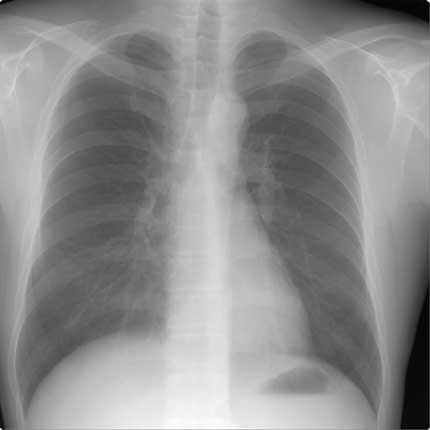
#> input picture Track1/Day1/histogramEqualizationExercise/chest-xray.jpg, 430 x 430 px
$ python histogramEditing.py
#> lines starting #> are read from the running program, lines starting #| are printed output that depends on the picture
#!/usr/bin/env python3
# -*- coding: utf-8 -*-
"""
Created on Tue Jun 23 11:04:35 2020

usage: python histogramEditing.py

@author: michellegreene
"""

# import the necessary libraries
import matplotlib
import matplotlib.pyplot as plt
import numpy as np
from skimage import img_as_float
from skimage import exposure
import skimage.io

matplotlib.rcParams['font.size'] = 8

# define plotting function
def plotImageAndHist(image, axes, bins=256):

    # load the image, convert to grayscale, and define axes
    image = img_as_float(image)
    axImg, axHist = axes
    axCDF = axHist.twinx()

    # display the image
    axImg.imshow(image, cmap=plt.cm.gray)
    axImg.set_axis_off()

    # display the histogram
    axHist.hist(image.ravel(), bins=bins, histtype='step', color='black')
    axHist.ticklabel_format(axis='y', style='scientific', scilimits=(0,0))
    axHist.set_xlabel('Pixel Intensity')
    axHist.set_xlim(0,1)
    axHist.set_yticks([])

    # display cumulative distribution
    imgCDF, bins = exposure.cumulative_distribution(image, bins)
    axCDF.plot(bins, imgCDF, 'r')
    axCDF.set_yticks([])

    return axImg, axHist, axCDF

# load example image
img = skimage.io.imread("chest-xray.jpg", as_gray=True)
#> img is the input picture: shape (430, 430) float64; min 0, max 1, mean 0.555

# method 1: contrast stretching
p2, p98 = np.percentile(img, (2, 98))
#> p2 = 0.157; p98 = 0.902
imgRescale = exposure.rescale_intensity(img, in_range=(p2, p98))
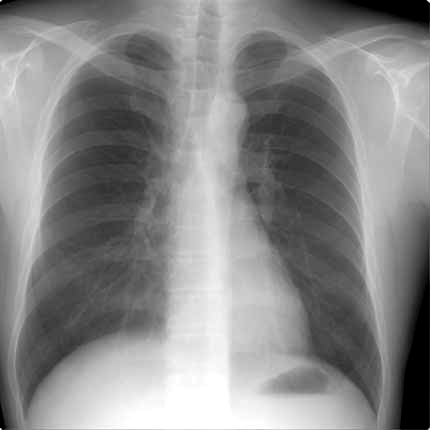
#> imgRescale: shape (430, 430) float64; min 0, max 1, mean 0.536

# method 2: histogram equalization
imgEq = exposure.equalize_hist(img)
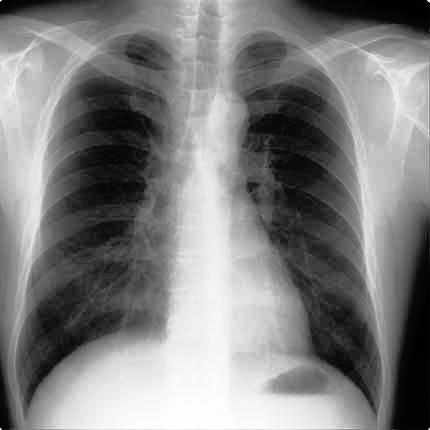
#> imgEq: shape (430, 430) float64; min 0.000265, max 1, mean 0.504

# method 3: adaptive equalization
imgAdapt = exposure.equalize_adapthist(img, clip_limit=0.03)
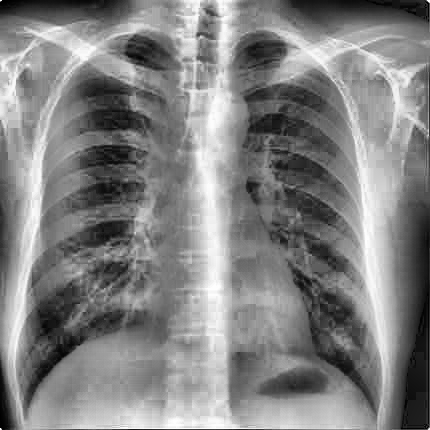
#> imgAdapt: shape (430, 430) float64; min 0, max 1, mean 0.511

# display the results
fig = plt.figure(figsize=(8, 5))
axes = np.zeros((2, 4), dtype=np.object)
axes[0, 0] = fig.add_subplot(2, 4, 1)

for i in range(1, 4):
    axes[0, i] = fig.add_subplot(2, 4, 1+i, sharex=axes[0,0], sharey=axes[0,0])
for i in range(0, 4):
    axes[1, i] = fig.add_subplot(2, 4, 5+i)

# plot the original image and histogram
axImg, axHist, axCDF = plotImageAndHist(img, axes[:, 0])
#> in plotImageAndHist, `imgCDF, bins = exposure.cumulative_distribution(image, bins)`: imgCDF = 256 values from 0.000265 to 1; bins = 256 values from 0.00195 to 0.998
axImg.set_title('Low Contrast Image')
yMin, yMax = axHist.get_ylim()
#> yMin = 0; yMax = 2686.9
axHist.set_ylabel('Number of Pixels')
axHist.set_yticks(np.linspace(0, yMax, 5))

axImg, axHist, axCDF = plotImageAndHist(imgRescale, axes[:, 1])
axImg.set_title('Contrast Stretching')

axImg, axHist, axCDF = plotImageAndHist(imgEq, axes[:, 2])
axImg.set_title('Histogram Equalization')

axImg, axHist, axCDF = plotImageAndHist(imgAdapt, axes[:, 3])
axImg.set_title('Adaptive Equalization')

axCDF.set_ylabel('Fraction of total intensity')
axCDF.set_yticks(np.linspace(0, 1, 5))

# prevent overlap of y-axis labels
fig.tight_layout()
plt.show()
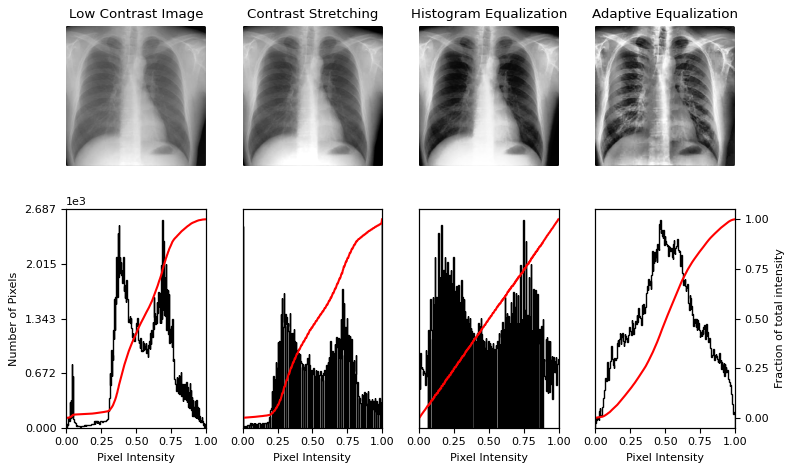
#> figure drawn by matplotlib, 12 panels; panel 12: curve peaks at x = 0.998, y = 1
